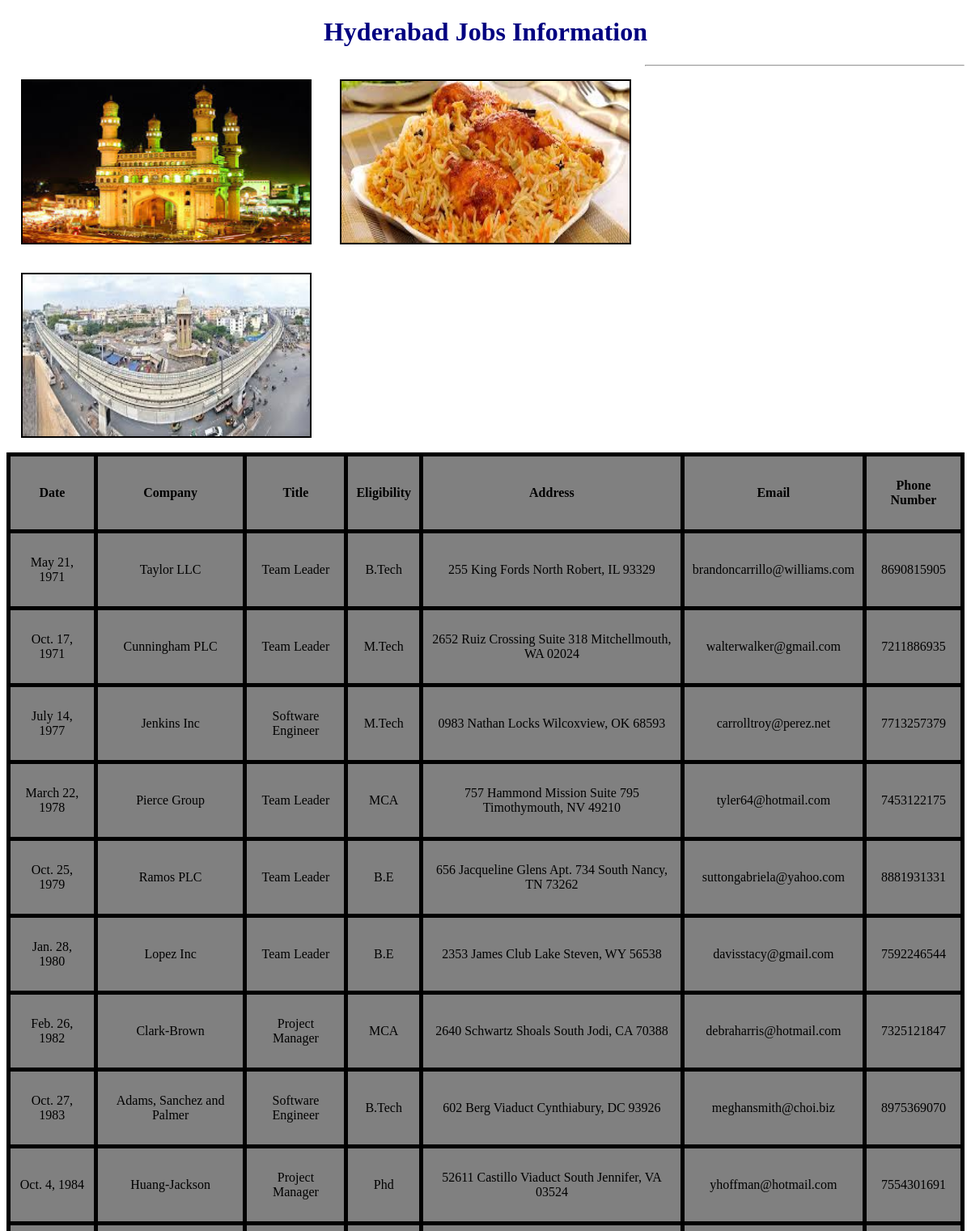
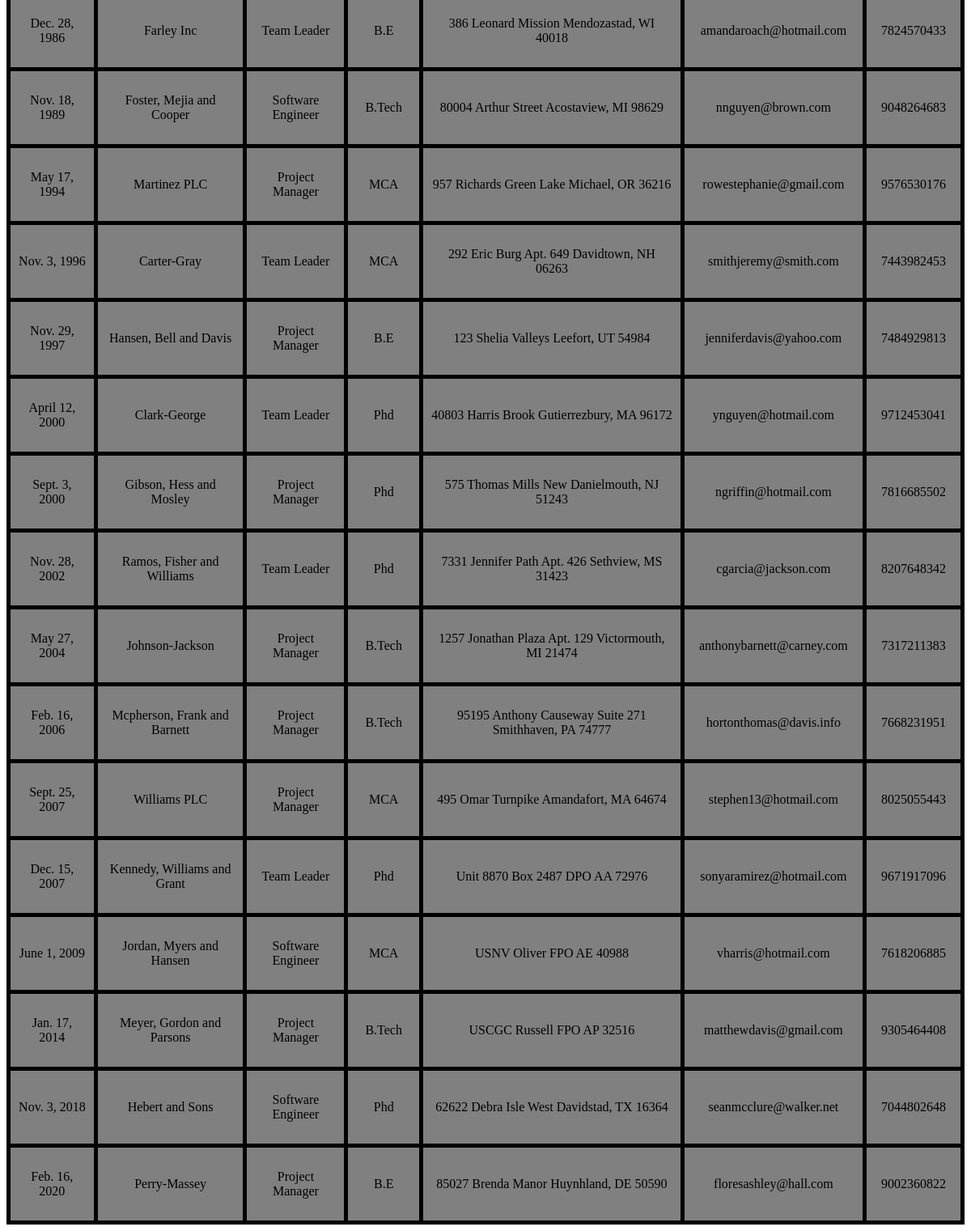
/hydjobsinfo/, run on the app's committed database (2 pictures, top to bottom).
### testApp/models.py (models this page shows)
class hydjobs(models.Model):
    date=models.DateField();
    company=models.CharField(max_length=100);
    title=models.CharField(max_length=100);
    eligibility=models.CharField(max_length=100);
    address=models.CharField(max_length=100);
    email=models.EmailField();
    phonenumber=models.IntegerField()

### testApp/views.py (the view)
# urls.py: path('hydjobsinfo/', views.hydjobsinfo),
def hydjobsinfo(request):
    hydjobs_list=hydjobs.objects.order_by('date')
    my_dict={'hydjobs_list':hydjobs_list}
    return render(request,'testAppTemplates/hydjobs.html',context=my_dict)

### templates/testAppTemplates/hydjobs.html (shortened to what this page needs)
<!DOCTYPE html>
{% load static %}
 <html lang="en" dir="ltr">
    <head>
        <link rel="stylesheet" href="{% static "css/demo.css" %}"/>
    </head>
    <body>
        <h1>Hyderabad Jobs Information</h1>
        <img src="{%static "images/img1.jpg"%}" alt="">
        <img src="{%static "images/img2.jpg"%}" alt="">
        <img src="{%static "images/img3.jpg"%}" alt="">
        <hr>
        {%if hydjobs_list%}
            <table align="center",id="tab">
                <thead>
                    <th>Date</th>
                    <th>Company</th>
                    <th>Title</th>
                    <th>Eligibility</th>
                    <th>Address</th>
                    <th>Email</th>
                    <th>Phone Number</th>
                </thead>
                {%for job in hydjobs_list%}
                    <tr>
                        <td>{{job.date}}</td>
                        <td>{{job.company}}</td>
                        <td>{{job.title}}</td>
                        <td>{{job.eligibility}}</td>
                        <td>{{job.address}}</td>
                        <td>{{job.email}}</td>
                        <td>{{job.phonenumber}}</td>
                    </tr>
                {% endfor %}
            </table>
        {% else %}
            <p align="center">No Jobs Found In Hyderabad</p>
        {% endif %}
    </body>
 </html>

### static/css/demo.css (style rules this page uses)
h1 { color:#000080; text-align:center; }
body { background-image: url(https://thumbs.dreamstime.com/b/environment-earth-day-hands-trees-growing-seedlings-bokeh-green-background-female-hand-holding-tree-nature-field-gra-130247647.jpg); background-repeat:no-repeat; background-size:100%; }
img { height:200px; width:30%; float:left; margin:1.5%; border:2px solid black; }
table, th, td, tr { border: 5px solid black; align:center; height: 70px; text-align: center; padding: 10px; border-collapse: collapse; background:grey; }

### data on the page
hydjobs: date "May 21, 1971", company "Taylor LLC", title "Team Leader", eligibility "B.Tech", address "255 King Fords North Robert, IL 93329", email "brandoncarrillo@williams.com", phonenumber "8690815905"
hydjobs: date "Oct. 17, 1971", company "Cunningham PLC", title "Team Leader", eligibility "M.Tech", address "2652 Ruiz Crossing Suite 318 Mitchellmouth, WA 02024", email "walterwalker@gmail.com", phonenumber "7211886935"
hydjobs: date "July 14, 1977", company "Jenkins Inc", title "Software Engineer", eligibility "M.Tech", address "0983 Nathan Locks Wilcoxview, OK 68593", email "carrolltroy@perez.net", phonenumber "7713257379"
hydjobs: date "March 22, 1978", company "Pierce Group", title "Team Leader", eligibility "MCA", address "757 Hammond Mission Suite 795 Timothymouth, NV 49210", email "tyler64@hotmail.com", phonenumber "7453122175"
hydjobs: date "Oct. 25, 1979", company "Ramos PLC", title "Team Leader", eligibility "B.E", address "656 Jacqueline Glens Apt. 734 South Nancy, TN 73262", email "suttongabriela@yahoo.com", phonenumber "8881931331"
hydjobs: date "Jan. 28, 1980", company "Lopez Inc", title "Team Leader", eligibility "B.E", address "2353 James Club Lake Steven, WY 56538", email "davisstacy@gmail.com", phonenumber "7592246544"
hydjobs: date "Feb. 26, 1982", company "Clark-Brown", title "Project Manager", eligibility "MCA", address "2640 Schwartz Shoals South Jodi, CA 70388", email "debraharris@hotmail.com", phonenumber "7325121847"
hydjobs: date "Oct. 27, 1983", company "Adams, Sanchez and Palmer", title "Software Engineer", eligibility "B.Tech", address "602 Berg Viaduct Cynthiabury, DC 93926", email "meghansmith@choi.biz", phonenumber "8975369070"
hydjobs: date "Oct. 4, 1984", company "Huang-Jackson", title "Project Manager", eligibility "Phd", address "52611 Castillo Viaduct South Jennifer, VA 03524", email "yhoffman@hotmail.com", phonenumber "7554301691"
hydjobs: date "Dec. 28, 1986", company "Farley Inc", title "Team Leader", eligibility "B.E", address "386 Leonard Mission Mendozastad, WI 40018", email "amandaroach@hotmail.com", phonenumber "7824570433"
hydjobs: date "Nov. 18, 1989", company "Foster, Mejia and Cooper", title "Software Engineer", eligibility "B.Tech", address "80004 Arthur Street Acostaview, MI 98629", email "nnguyen@brown.com", phonenumber "9048264683"
hydjobs: date "May 17, 1994", company "Martinez PLC", title "Project Manager", eligibility "MCA", address "957 Richards Green Lake Michael, OR 36216", email "rowestephanie@gmail.com", phonenumber "9576530176"
hydjobs: date "Nov. 3, 1996", company "Carter-Gray", title "Team Leader", eligibility "MCA", address "292 Eric Burg Apt. 649 Davidtown, NH 06263", email "smithjeremy@smith.com", phonenumber "7443982453"
hydjobs: date "Nov. 29, 1997", company "Hansen, Bell and Davis", title "Project Manager", eligibility "B.E", address "123 Shelia Valleys Leefort, UT 54984", email "jenniferdavis@yahoo.com", phonenumber "7484929813"
hydjobs: date "April 12, 2000", company "Clark-George", title "Team Leader", eligibility "Phd", address "40803 Harris Brook Gutierrezbury, MA 96172", email "ynguyen@hotmail.com", phonenumber "9712453041"
hydjobs: date "Sept. 3, 2000", company "Gibson, Hess and Mosley", title "Project Manager", eligibility "Phd", address "575 Thomas Mills New Danielmouth, NJ 51243", email "ngriffin@hotmail.com", phonenumber "7816685502"
hydjobs: date "Nov. 28, 2002", company "Ramos, Fisher and Williams", title "Team Leader", eligibility "Phd", address "7331 Jennifer Path Apt. 426 Sethview, MS 31423", email "cgarcia@jackson.com", phonenumber "8207648342"
hydjobs: date "May 27, 2004", company "Johnson-Jackson", title "Project Manager", eligibility "B.Tech", address "1257 Jonathan Plaza Apt. 129 Victormouth, MI 21474", email "anthonybarnett@carney.com", phonenumber "7317211383"
hydjobs: date "Feb. 16, 2006", company "Mcpherson, Frank and Barnett", title "Project Manager", eligibility "B.Tech", address "95195 Anthony Causeway Suite 271 Smithhaven, PA 74777", email "hortonthomas@davis.info", phonenumber "7668231951"
hydjobs: date "Sept. 25, 2007", company "Williams PLC", title "Project Manager", eligibility "MCA", address "495 Omar Turnpike Amandafort, MA 64674", email "stephen13@hotmail.com", phonenumber "8025055443"
hydjobs: date "Dec. 15, 2007", company "Kennedy, Williams and Grant", title "Team Leader", eligibility "Phd", address "Unit 8870 Box 2487 DPO AA 72976", email "sonyaramirez@hotmail.com", phonenumber "9671917096"
hydjobs: date "June 1, 2009", company "Jordan, Myers and Hansen", title "Software Engineer", eligibility "MCA", address "USNV Oliver FPO AE 40988", email "vharris@hotmail.com", phonenumber "7618206885"
hydjobs: date "Jan. 17, 2014", company "Meyer, Gordon and Parsons", title "Project Manager", eligibility "B.Tech", address "USCGC Russell FPO AP 32516", email "matthewdavis@gmail.com", phonenumber "9305464408"
hydjobs: date "Nov. 3, 2018", company "Hebert and Sons", title "Software Engineer", eligibility "Phd", address "62622 Debra Isle West Davidstad, TX 16364", email "seanmcclure@walker.net", phonenumber "7044802648"
hydjobs: date "Feb. 16, 2020", company "Perry-Massey", title "Project Manager", eligibility "B.E", address "85027 Brenda Manor Huynhland, DE 50590", email "floresashley@hall.com", phonenumber "9002360822"
